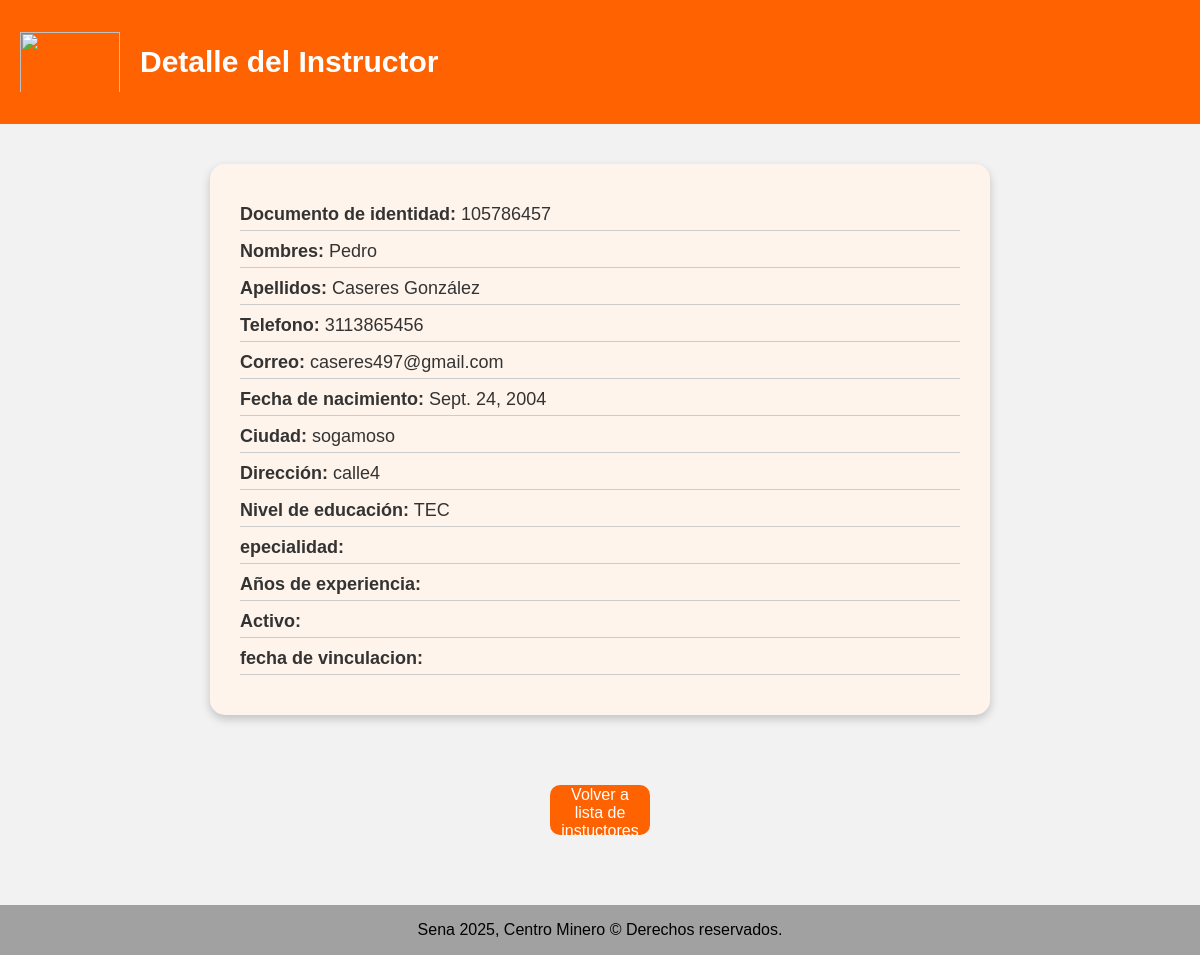
Screenshot of /instructores/instructor/6/ with the database file from the repository.
### instructores/models.py (models this page shows, shortened)
class Instructor(models.Model):
    TIPO_DOCUMENTO_CHOICES = [
        ('CC','cedula de ciudania'),
        ('CE', 'cedula de extranjeria'),
        ('TI', 'Tarjeta de identidad'),
        ('PAS','pasaporte'),
    ]
    NIVEL_EDUCATIVO_CHOICES = [
        ('TEC','Tecnico'),
        ('TGL', 'Tecnologo'),
        ('PRE', 'Pregrado'),
        ('ESP', 'Especialización'),
        ('MAE', 'Maestria'),
        ('DOC', 'Doctorado'),
    ]
    documento_identidad = models.CharField(max_length=20, unique = True)
    tipo_documento = models.CharField(max_length=3, choices=TIPO_DOCUMENTO_CHOICES, default='CC')
    nombre = models.CharField(max_length=100)
    apellido = models.CharField(max_length=100)
    telefono = models.CharField(max_length=15)
    correo = models.EmailField(max_length=50)
    fecha_nacimiento = models.DateField(null=True)
    ciudad = models.CharField(max_length=50)
    direccion = models.CharField(max_length=30, null=True)
    nivel_educativo = models.CharField(max_length=3, choices=NIVEL_EDUCATIVO_CHOICES, default='MAE')
    especialidad = models.CharField(max_length=50)
    años_experiencia = models.CharField(max_length=4)
    activo = models.BooleanField(default=True)
    fecha_vinculacion = models.DateField(null=True)

### instructores/views.py (the view)
# urls.py: path('instructores/instructor/<int:instructor_id>/', views.detalle_instructor, name='detalle_instructor'),
def detalle_instructor(request, instructor_id):
    instructor=get_object_or_404(Instructor, id=instructor_id)
    template = loader.get_template('detalle_instructor.html')
    context = {
        'instructor' : instructor,
    }
    return HttpResponse(template.render(context, request))

### instructores/templates/detalle_instructor.html (shortened to what this page needs)
<!DOCTYPE html>
<html lang="es">
<head>
</head>
<body>
    <nav>
        <img src="https://www.thearchipielagopress.co/wp-content/uploads/2020/10/sena-1800.jpg" alt="" class="sena-img">
        <div><h1 class="titulo-nav">Detalle del Instructor</h1></div>
    </nav>
    <section class="bebe">
            <p><strong>Documento de identidad:</strong> {{ instructor.documento_identidad }}</p>
            <p><strong>Nombres:</strong> {{ instructor.nombre }}</p>
            <p><strong>Apellidos:</strong> {{ instructor.apellido }}</p>
            <p><strong>Telefono:</strong> {{ instructor.telefono }}</p>
            <p><strong>Correo:</strong> {{ instructor.correo }}</p>
            <p><strong>Fecha de nacimiento:</strong> {{ instructor.fecha_nacimiento }}</p>
            <p><strong>Ciudad:</strong> {{ instructor.ciudad }}</p>
            <p><strong>Dirección:</strong> {{ instructor.direccion }}</p>
            <p><strong>Nivel de educación:</strong> {{ instructor.nivel_educativo }}</p>
            <p><strong>epecialidad:</strong> {{ Instructor.especialidad }}</p>
            <p><strong>Años de experiencia:</strong> {{ Instructor.años_experiencia }}</p>
            <p><strong>Activo:</strong> {{ Instructor.activo }}</p>
            <p><strong>fecha de vinculacion:</strong> {{ Instructor.fecha_vinculacion }}</p>
            </section>
    <a href="/instructores/"><button>Volver a lista de instuctores</button></a>
    <footer>Sena 2025, Centro Minero © Derechos reservados.</footer>
</body>
</html>

### instructores/templates/detalle_instructor.html (style rules this page uses)
body { padding: 0; margin: 0; font-family: Arial, Helvetica, sans-serif; text-align: center; background-color: #f2f2f2; }
.sena-img { height: 150px; width: 100px; max-height: 60px; }
nav { background-color: #ff6200; display: flex; align-items: center; padding: 20px; }
.titulo-nav { color: white; margin-left: 20px; }
div { background-color: #ff6200; font-size: 20px; }
button { align-items: center; cursor: pointer; background-color: #ff6200; text-align: center; color: white; height: 50px; width: 100px; border-radius: 10px; display: inline-block; margin: 30px; text-decoration: none; font-size: medium; border: none; }
footer { display: flex; background-color: #A1A1A1; align-items: center; justify-content: center; height: 50px; margin-top: 40px; }
section.bebe { width: 60%; margin: 40px auto; padding: 30px; background-color: #fff4eb; border-radius: 15px; box-shadow: 0 4px 10px rgba(0, 0, 0, 0.2); text-align: left; }
section.bebe p { font-size: 18px; color: #333; margin: 10px 0; border-bottom: 1px solid #ccc; padding-bottom: 5px; }

### rows the page displays
Instructor: documento_identidad "105786457", nombre "Pedro", apellido "Caseres González", telefono "3113865456", correo "caseres497@gmail.com", fecha_nacimiento "Sept. 24, 2004", ciudad "sogamoso", direccion "calle4", nivel_educativo "TEC"
